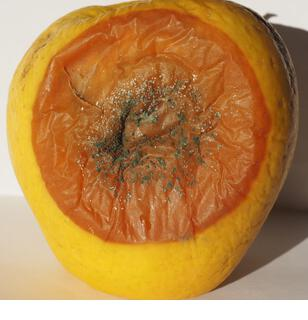
%> input picture testimag4.jpg, 308 x 320 px
$ octave main.m   (GNU Octave 9; MATLAB toolbox functions it lacks are replaced by stand-ins)
%> lines starting %> are read from the running program, lines starting %| are printed output that depends on the picture; long printed decimals are rounded
### RGB2Lab.m

  function [L,a,b] = RGB2Lab(R,G,B)

  %RGB2LAB Convert an image from RGB to CIELAB
%
% function [L, a, b] = RGB2Lab(R, G, B)
% function [L, a, b] = RGB2Lab(I)
% function I = RGB2Lab(...)
%
% RGB2Lab takes red, green, and blue matrices, or a single M x N x 3 image,
% and returns an image in the CIELAB color space.  RGB values can be
% either between 0 and 1 or between 0 and 255.  Values for L are in the
% range [0,100] while a and b are roughly in the range [-110,110].  The
% output is of type double.
%

if nargin == 1
  B = double(R(:,:,3));
  G = double(R(:,:,2));
  R = double(R(:,:,1));
end

if max(max(R)) > 1.0 || max(max(G)) > 1.0 || max(max(B)) > 1.0
  R = double(R) / 255;
  G = double(G) / 255;
  B = double(B) / 255;
end

% Set a threshold
T = 0.008856;

[M, N] = size(R);
s = M * N;
RGB = [reshape(R,1,s); reshape(G,1,s); reshape(B,1,s)];

% RGB to XYZ
MAT = [0.412453 0.357580 0.180423;
       0.212671 0.715160 0.072169;
       0.019334 0.119193 0.950227];
XYZ = MAT * RGB;

% Normalize for D65 white point
X = XYZ(1,:) / 0.950456;
Y = XYZ(2,:);
Z = XYZ(3,:) / 1.088754;

XT = X > T;
YT = Y > T;
ZT = Z > T;

Y3 = Y.^(1/3);

fX = XT .* X.^(1/3) + (~XT) .* (7.787 .* X + 16/116);
fY = YT .* Y3 + (~YT) .* (7.787 .* Y + 16/116);
fZ = ZT .* Z.^(1/3) + (~ZT) .* (7.787 .* Z + 16/116);

L = reshape(YT .* (116 * Y3 - 16.0) + (~YT) .* (903.3 * Y), M, N);
a = reshape(500 * (fX - fY), M, N);
b = reshape(200 * (fY - fZ), M, N);

if nargout < 2
  L = cat(3,L,a,b);
end

### k_means.m
function [mu,mask]=k_means(ima,k)
%% check image
%cluster center initialization
ima=double(ima);
copy=ima;         % make a copy
ima=ima(:);       % vectorize ima
mi=min(ima);      % deal with negative
ima=ima-mi+1;     % and zero values

s=length(ima);

%% create image histogram

m=max(ima)+1;

h=zeros(1,m);
hc=zeros(1,m);

for i=1:s
  if(ima(i)>0) h(ima(i))=h(ima(i))+1;
  end;
end
ind=find(h);
hl=length(ind);

%% initiate centroids

mu=(1:k)*m/(k+1);
fprintf('Initiated centroid value = %f\n',mu);

%% start process

while(true)

  oldmu=mu;
  % current classification

  for i=1:hl
      c=abs(ind(i)-mu);
      cc=find(c==min(c));
      hc(ind(i))=cc(1);
  end

  %recalculation of means

  for i=1:k,
      a=find(hc==i);
      mu(i)=sum(a.*h(a))/sum(h(a));
  end

  if(mu==oldmu)
      break;
  end;

end

%% calculate mask
s=size(copy);
mask=zeros(s);

for i=1:s(1),
for j=1:s(2),
  c=abs(copy(i,j)-mu);
  a=find(c==min(c));
  mask(i,j)=a(1);
end
end

mu=mu+mi-1;   % recover real range

### ccv.m

function f = ccv(im)
I = im;
[m,n,t] = size(I);

I1(:,1:n-1,:) = I(:,2:n,:);
I1(:,n,:) = I(:,1,:);
I2(:,1,:) = I(:,n,:);
I2(:,2:n,:) = I(:,1:n-1,:);
I3(1:m-1,:,:) = I(2:m,:,:);
I3(m,:,:) = I(1,:,:);
I4(1,:,:) = I(m,:,:);
I4(2:m,:,:) = I(1:m-1,:,:);
I = double(I);
I1 = double(I1);
I2 = double(I2);
I3 = double(I3);
I4 = double(I4);
Ibr = (I1+I2+I3+I4+I) / 5;

R = [255,0,0];
G = [0,255,0];
B = [0,0,255];
RG = R + G;
RB = R + B;
GB = G + B;
White = R + G +B;
Black = White * 0;
Color = [R;G;B;RG;RB;GB;White;Black];

for p=1:m
    for q=1:n
        Ipq = [Ibr(p,q,1),Ibr(p,q,2),Ibr(p,q,3)];
        dist1 = norm(R-Ipq);
        dist2 = norm(G-Ipq);
        dist3 = norm(B-Ipq);
        dist4 = norm(RG-Ipq);
        dist5 = norm(RB-Ipq);
        dist6 = norm(GB-Ipq);
        dist7 = norm(White-Ipq);
        dist8 = norm(Black-Ipq);
        Dist = [dist1,dist2,dist3,dist4,dist5,dist6,dist7,dist8];
        dist = min(Dist);
        [m1,n1] = find(Dist == dist);
        Ic(p,q,:) = Color(n1,:);
    end
end

Mask = zeros(m,n);

k = 1;
for p=1:m
    for q=1:n
        if Mask(p,q) == 0
            Mask(p,q) = k;
            % CColor(k,:) = Ic(p,q,:);
            k = k + 1;
        end
        % 1
        if p-1>0 && p-1<m && q-1>0 && q-1<n
            if Ic(p-1,q-1,:) == Ic(p,q,:)
                if Mask(p-1,q-1) == 0
                    Mask(p-1,q-1) = Mask(p,q);
                else
                    Mask(p,q) = min(Mask(p-1,q-1),Mask(p,q));
                end
            end
        end
        % 2
        if p-1>0 && p-1<m && q>0 && q<n
            if Ic(p-1,q,:) == Ic(p,q,:)
                if Mask(p-1,q) == 0
                    Mask(p-1,q) = Mask(p,q);
                else
                    Mask(p,q) = min(Mask(p-1,q),Mask(p,q));
                end
            end
        end
        % 3
        if p-1>0 && p-1<m && q+1>0 && q+1<n
            if Ic(p-1,q+1,:) == Ic(p,q,:)
                if Mask(p-1,q+1) == 0
                    Mask(p-1,q+1) = Mask(p,q);
                else
                    Mask(p,q) = min(Mask(p-1,q+1),Mask(p,q));
                end
            end
        end
        % 4
        if p>0 && p<m && q-1>0 && q-1<n
            if Ic(p,q-1,:) == Ic(p,q,:)
                if Mask(p,q-1) == 0
                    Mask(p,q-1) = Mask(p,q);
                else
                    Mask(p,q) = min(Mask(p,q-1),Mask(p,q));
                end
            end
        end
        % 5
        if p>0 && p<m && q+1>0 && q+1<n
            if Ic(p,q+1,:) == Ic(p,q,:)
                if Mask(p,q+1) == 0
                    Mask(p,q+1) = Mask(p,q);
                else
                    Mask(p,q) = min(Mask(p,q+1),Mask(p,q));
                end
            end
        end
        % 6
        if p+1>0 && p+1<m && q-1>0 && q-1<n
            if Ic(p+1,q-1,:) == Ic(p,q,:)
                if Mask(p+1,q-1) == 0
                    Mask(p+1,q-1) = Mask(p,q);
                else
                    Mask(p,q) = min(Mask(p+1,q-1),Mask(p,q));
                end
            end
        end
        % 7
        if p+1>0 && p+1<m && q>0 && q<n
            if Ic(p+1,q,:) == Ic(p,q,:)
                if Mask(p+1,q) == 0
                    Mask(p+1,q) = Mask(p,q);
                else
                    Mask(p,q) = min(Mask(p+1,q),Mask(p,q));
                end
            end
        end
        % 8
        if p+1>0 && p+1<m && q+1>0 && q+1<n
            if Ic(p+1,q+1,:) == Ic(p,q,:)
                if Mask(p+1,q+1) == 0
                    Mask(p+1,q+1) = Mask(p,q);
                else
                    Mask(p,q) = min(Mask(p+1,q+1),Mask(p,q));
                end
            end
        end
    end
end

Rv = [];
Gv = [];
Bv = [];
RGv = [];
RBv = [];
GBv = [];
Whitev = [];
Blackv = [];
flag = 0;
for kc=1:k
    flag = 0;
    for p=1:m
        for q=1:n
            if Mask(p,q)==kc
                color = [Ic(p,q,1),Ic(p,q,2),Ic(p,q,3)];
                if R == color
                    Rv = [Rv, kc];
                elseif G == color
                    Gv = [Gv, kc];
                elseif B == color
                    Bv = [Bv, kc];
                elseif RG == color
                    RGv = [RGv, kc];
                elseif RB == color
                    RBv = [RBv, kc];
                elseif GB == color
                    GBv = [GBv, kc];
                elseif White == color
                    Whitev = [Whitev, kc];
                elseif Black == color
                    Blackv = [Blackv, kc];
                end
                flag = 1;
                break;
            end
        end
        if flag == 1
            break;
        end
    end
end

Kv = zeros(1,k-1);
for p=1:m
    for q=1:n
        Kv(Mask(p,q)) = Kv(Mask(p,q)) +1;
    end
end

threshold = (m*n) / 15;

Rc = 0;
Ri = 0;
[m1,n1] = size(Rv);
for p=1:n1
    if Kv(Rv(p)) > threshold
        Rc = Rc + Kv(Rv(p));
    else
        Ri = Ri + Kv(Rv(p));
    end
end

Gc = 0;
Gi = 0;
[m1,n1] = size(Gv);
for p=1:n1
    if Kv(Gv(p)) > threshold
        Gc = Gc + Kv(Gv(p));
    else
        Gi = Gi + Kv(Gv(p));
    end
end

Bc = 0;
Bi = 0;
[m1,n1] = size(Bv);
for p=1:n1
    if Kv(Bv(p)) > threshold
        Bc = Bc + Kv(Bv(p));
    else
        Bi = Bi + Kv(Bv(p));
    end
end

RGc = 0;
RGi = 0;
[m1,n1] = size(RGv);
for p=1:n1
    if Kv(RGv(p)) > threshold
        RGc = RGc + Kv(RGv(p));
    else
        RGi = RGi + Kv(RGv(p));
    end
end

RBc = 0;
RBi = 0;
[m1,n1] = size(RBv);
for p=1:n1
    if Kv(RBv(p)) > threshold
        RBc = RBc + Kv(RBv(p));
    else
        RBi = RBi + Kv(RBv(p));
    end
end

GBc = 0;
GBi = 0;
[m1,n1] = size(GBv);
for p=1:n1
    if Kv(GBv(p)) > threshold
        GBc = GBc + Kv(GBv(p));
    else
        GBi = GBi + Kv(GBv(p));
    end
end

Whitec = 0;
Whitei = 0;
[m1,n1] = size(Whitev);
for p=1:n1
    if Kv(Whitev(p)) > threshold
        Whitec = Whitec + Kv(Whitev(p));
    else
        Whitei = Whitei + Kv(Whitev(p));
    end
end

Blackc = 0;
Blacki = 0;
[m1,n1] = size(Blackv);
for p=1:n1
    if Kv(Blackv(p)) > threshold
        Blackc = Blackc + Kv(Blackv(p));
    else
        Blacki = Blacki + Kv(Blackv(p));
    end
end

CCV = [Rc,Ri,Gc,Gi,Bc,Bi,RGc,RGi,RBc,RBi,GBc,GBi,Whitec,Whitei,Blackc,Blacki];
f = CCV;

### main.m

clc;
clear all;
close all;
warning off all;

% Read input image

[f,p] = uigetfile('*.jpg;*.bmp');
%> the answer given: testimag4.jpg
I = imread([p f]);
%> I is the input picture: size 320x308x3 uint8; mean R, G, B 183.4, 133.9, 76.3
I = imresize(I,[256 256]);
%> I: size 256x256x3 uint8

% rgb to lab color space conversion

im = I;
R = im(:,:,1);
G = im(:,:,2);
B = im(:,:,3);
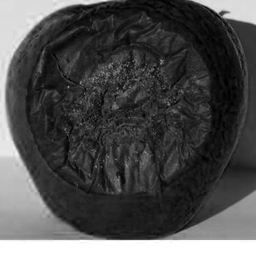
%> B: size 256x256 uint8; min 0, max 255, mean 76.3

figure('name','Input Image result');
subplot(221);imshow(I,[]);title('Input Image');
subplot(222);imshow(R,[]);title('Red band Image');
subplot(223);imshow(G,[]);title('Green band Image');
subplot(224);imshow(B,[]);title('Blue Image');

[L, a, b] = RGB2Lab(R, G, B);
%> in RGB2Lab, `XT = X > T;`: XT = 65536 logical values, 65536 true
%> in RGB2Lab, `ZT = Z > T;`: ZT = 65536 logical values, 65535 true

figure('name','RGB to LAB color space result');
subplot(131);imshow(L,[]);title('L color space result');
subplot(132);imshow(a,[]);title('a color space result');
subplot(133);imshow(b,[]);title('b color space result');
labb = cat(3,L,a,b);
cform = makecform('srgb2lab');
lab = applycform(I,cform);
%> lab: size 256x256x3 uint8; mean of channels 1, 2, 3 152.9, 144.5, 165.6

figure('name','Input Image & L*a*b Color space Result');
subplot(121);imshow(I,[]);title('Input RGB image');
subplot(122);imshow(lab);title('L*a*b color space result');

ll = lab(:,:,1);
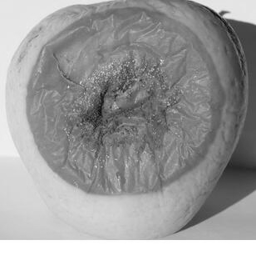
%> ll: size 256x256 uint8; min 10, max 255, mean 152.9
aa = lab(:,:,2);
bb = lab(:,:,3);
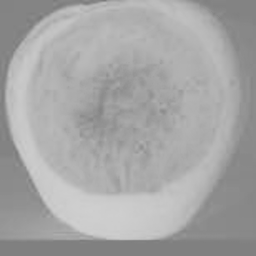
%> bb: size 256x256 uint8; min 120, max 207, mean 165.6

% K-Means segmentation

 cl = 4;
 [ABC,c] = k_means(ll,cl);
%> in k_means, `mi=min(ima);`: mi = 10
%> in k_means, `m=max(ima)+1;`: m = 247
%> after the loop in k_means, `for i=1:s`: h = 247 values, max 3358 at index 246, min 0 at index 2, mean 265.3
%> in k_means, `ind=find(h);`: ind = 237 values from 1 to 246
%> in k_means, `hl=length(ind);`: hl = 237
%> in k_means, `mu=(1:k)*m/(k+1);`: mu = [49.4 98.8 148.2 197.6]
%| Initiated centroid value = 49.400
%| Initiated centroid value = 98.800
%| Initiated centroid value = 148.200
%| Initiated centroid value = 197.600
%> the loop in k_means, `while(true)` made 15 passes
%> oldmu on passes 1 to 12: [49.4 98.8 148.2 197.6], [60.38 105.3 140.6 210.3], [65.19 107.2 140.7 211.1], [67.32 108.8 141.4 211.1], [68.5 110.6 143.3 211.3], [69.16 111.4 144.4 211.6], [69.79 112.2 145.2 211.6], [70.5 113 146.3 211.9], [70.5 113.5 147.5 212.1], [71.24 114.3 148.3 212.1], [71.24 114.8 149.6 212.4], [71.99 115.6 150.5 212.4]
%> after the loop in k_means, `while(true)`: hc = 247 values, max 4 at index 183, min 0 at index 2, mean 2.23; mu = [72.65 116.7 152.9 212.8]
%> after the loop in k_means, `for i=1:s(1),`:
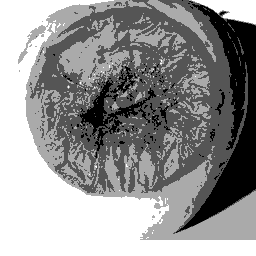
%> mask: size 256x256 double; min 1, max 4, mean 2.75; drawn with min black and max white
%> in k_means, `mu=mu+mi-1;`: mu = [81.65 125.7 161.9 221.8]
%> ABC = [81.65 125.7 161.9 221.8]
 [d,e]=size(c);
%> d = 256; e = 256
 for i=1:d
     for j=1:e
         if c(i,j)==3
             new(i,j)=0;
         else
             new(i,j)=c(i,j);
         end
     end
 end
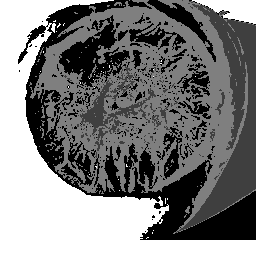
%> new: size 256x256 double; min 0, max 4, mean 1.99; drawn with min black and max white

 [m1,s5] = size(new);
%> m1 = 256; s5 = 256
 for i = 1:m1
     for j = 1:s5
         if new(i,j) == 0
             new1(i,j,1:3) = I(i,j,1:3);
         else
             new1(i,j,1:3) = 0;
         end
     end
 end
%> new1: size 256x256x3 double; mean of channels 1, 2, 3 48.3, 32.5, 15.3
figure('name','K-Means Result'),
subplot(121);imshow(new,[]);title('K-means Result');
subplot(122);imshow(uint8(new1),[]);title('K-means result on input image');
%> after `imshow(uint8(new1),[])`:
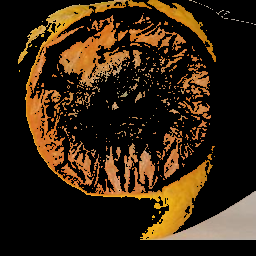
%> displayed picture: size 256x256x3, on the screen's scale of 0 to 255; mean R, G, B 52.2, 35.1, 16.5

% global color histogram

figure('name','global color histogram result');
 subplot(131);imhist(R);title('Red band histogram');
 subplot(132);imhist(G);title('Green band histogram');
 subplot(133);imhist(B);title('Blue band histogram');

 % Color Coherence Vector (CCV)

 c = ccv(im);
%> after the loop in ccv, `for p=1:m`:
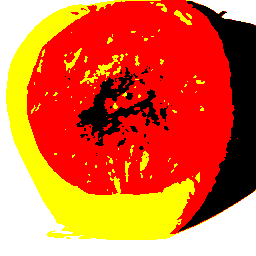
%> Ic: size 256x256x3 double; mean R, G, B 220.9, 103.3, 54.5
%> (the run ends here)
